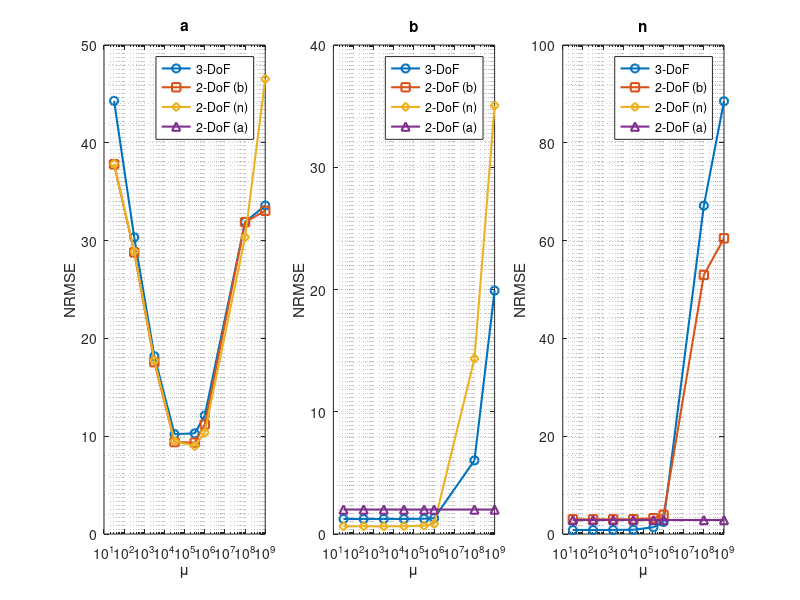
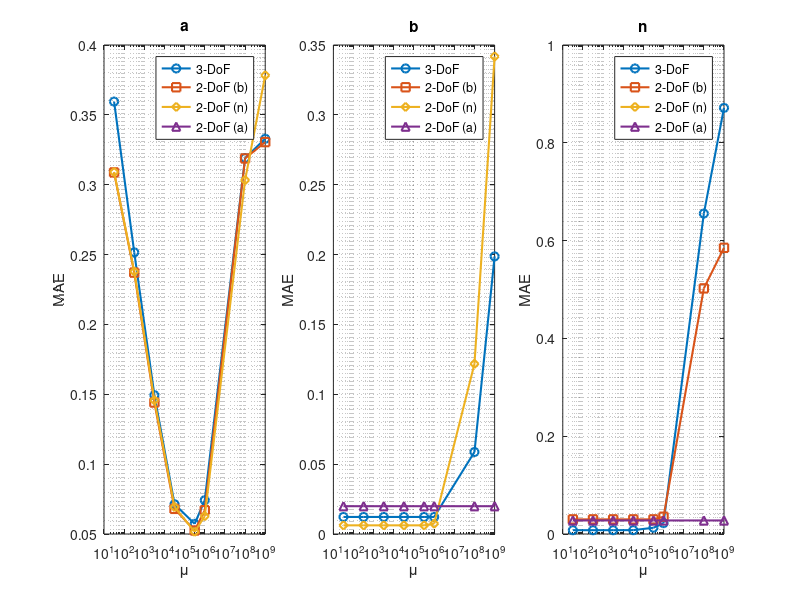

MATLAB code to generate these figures, in order:
list_mu_a  = 10.^[1.5, 2.5 3.5 4.5 5.5 6 8 9];

%% MIDDLE REGULARIZATION (10^3)
% NRMSE 
list_nrmse_a_3dof  = 100*[0.4441, 0.3055, 0.1854, 0.1042, 0.1886, 0.1088, 0.2756, 0.6066];
list_nrmse_a_2dofa = nan(size(list_mu_a)); % a is fixed
list_nrmse_a_2dofb = 100*[0.3788, 0.2894, 0.1784, 0.0956, 0.1963, 0.1014, 0.2717, 0.3673];
list_nrmse_a_2dofn = 100*[0.3789, 0.2895, 0.1785, 0.0957, 0.1316, 0.1008, 0.2627, 0.3333];

list_nrmse_b_3dof  = 100*[0.0122, 0.0122, 0.0122, 0.0122, 0.0379, 0.0122, 0.1695, 0.1793];
list_nrmse_b_2dofa = 100*[0.0199, 0.0199, 0.0199, 0.0199, 0.0331, 0.0199, 0.0199, 0.0199];
list_nrmse_b_2dofb = nan(size(list_mu_a)); % a is fixed
list_nrmse_b_2dofn = 100*[0.0062, 0.0062, 0.0062, 0.0062, 0.0393, 0.0062, 0.1938, 0.3150];

list_nrmse_n_3dof  = 100*[0.0078, 0.0078, 0.0078, 0.0078, 0.1243, 0.0083, 0.8029, 0.8885];
list_nrmse_n_2dofa = 100*[0.0278, 0.0278, 0.0278, 0.0278, 0.0522, 0.0278, 0.0278, 0.0278];
list_nrmse_n_2dofb = 100*[0.0299, 0.0299, 0.0299, 0.0299, 0.1288, 0.0301, 0.4152, 0.5443];
list_nrmse_n_2dofn = nan(size(list_mu_a)); % a is fixed

% MAE
list_mae_a_3dof  = 100*[0.3606, 0.2536, 0.1528, 0.0745, 0.1729, 0.0672, 0.2743, 0.4884];
list_mae_a_2dofa = nan(size(list_mu_a)); % a is fixed
list_mae_a_2dofb = 100*[0.3095, 0.2385, 0.1465, 0.0703, 0.1838, 0.0634, 0.2704, 0.3323];
list_mae_a_2dofn = 100*[0.3095, 0.2386, 0.1467, 0.0704, 0.0925, 0.0636, 0.2609, 0.3333];

list_mae_b_3dof  = 100*[0.0122, 0.0122, 0.0122, 0.0122, 0.0285, 0.0122, 0.1694, 0.1791];
list_mae_b_2dofa = 100*[0.0199, 0.0199, 0.0199, 0.0199, 0.0281, 0.0199, 0.0199, 0.0199];
list_mae_b_2dofb = nan(size(list_mu_a)); % b is fixed
list_mae_b_2dofn = 100*[0.0062, 0.0062, 0.0062, 0.0062, 0.0320, 0.0062, 0.1936, 0.3150];

list_mae_n_3dof  = 100*[0.0078, 0.0078, 0.0078, 0.0078, 0.0975, 0.0078, 0.8021, 0.8873];
list_mae_n_2dofa = 100*[0.0277, 0.0277, 0.0277, 0.0277, 0.0427, 0.0277, 0.0277, 0.0277];
list_mae_n_2dofb = 100*[0.0299, 0.0299, 0.0299, 0.0299, 0.1081, 0.0299, 0.4134, 0.5422];
list_mae_n_2dofn = nan(size(list_mu_a)); % n is fixed

%% LOW REGULARIZATION (10^0.5)

list_mu_a = 10.^[1.5, 2.5, 3.5, 4.5, 5.5, 6, 8, 9];

% MAE
% ---- Parameter a ----
list_mae_a_3dof  = 100*[1.3264, 0.7947, 0.3497, 0.1411, 0.1729, 0.2555, 0.3316, 0.3443];
list_mae_a_2dofa = nan(size(list_mu_a));
list_mae_a_2dofb = 100*[0.3708, 0.2519, 0.1496, 0.1212, 0.1838, 0.2544, 0.3319, 0.3254];
list_mae_a_2dofn = 100*[0.3097, 0.2213, 0.1166, 0.0782, 0.0925, 0.1297, 0.3260, 0.3292];
% ---- Parameter b ----
list_mae_b_3dof  = 100*[0.1088, 0.0901, 0.0609, 0.0385, 0.0285, 0.0266, 0.1275, 0.1749];
list_mae_b_2dofa = 100*[0.0281, 0.0281, 0.0281, 0.0281, 0.0281, 0.0281, 0.0281, 0.0281];
list_mae_b_2dofb = nan(size(list_mu_a));
list_mae_b_2dofn = 100*[0.0256, 0.0256, 0.0259, 0.0261, 0.0320, 0.0422, 0.0976, 0.3418];
% ---- Parameter n ----
list_mae_n_3dof  = 100*[0.4952, 0.3769, 0.2267, 0.1070, 0.0975, 0.1470, 0.6631, 0.8802];
list_mae_n_2dofa = 100*[0.0427, 0.0427, 0.0427, 0.0427, 0.0427, 0.0427, 0.0427, 0.0427];
list_mae_n_2dofb = 100*[0.1017, 0.0940, 0.0857, 0.0818, 0.1081, 0.1408, 0.5632, 0.5778];
list_mae_n_2dofn = nan(size(list_mu_a));

% NRMSE
% ---- Parameter a ----
list_nrmse_a_3dof  = 100*[2.1295, 1.1087, 0.4230, 0.1676, 0.1886, 0.2581, 0.3319, 0.4145];
list_nrmse_a_2dofa = nan(size(list_mu_a));
list_nrmse_a_2dofb = 100*[0.4793, 0.3138, 0.1895, 0.1583, 0.1963, 0.2570, 0.3320, 0.3320];
list_nrmse_a_2dofn = 100*[0.3836, 0.2733, 0.1437, 0.1080, 0.1316, 0.1562, 0.3260, 0.3923];
% ---- Parameter b ----
list_nrmse_b_3dof  = 100*[0.1397, 0.1195, 0.0857, 0.0557, 0.0379, 0.0359, 0.1327, 0.1775];
list_nrmse_b_2dofa = 100*[0.0331, 0.0331, 0.0331, 0.0331, 0.0331, 0.0331, 0.0331, 0.0331];
list_nrmse_b_2dofb = nan(size(list_mu_a));
list_nrmse_b_2dofn = 100*[0.0336, 0.0333, 0.0331, 0.0335, 0.0393, 0.0510, 0.1137, 0.3606];
% ---- Parameter n ----
list_nrmse_n_3dof  = 100*[0.6294, 0.4947, 0.2914, 0.1415, 0.1243, 0.1808, 0.7075, 0.9125];
list_nrmse_n_2dofa = 100*[0.0522, 0.0522, 0.0522, 0.0522, 0.0522, 0.0522, 0.0522, 0.0522];
list_nrmse_n_2dofb = 100*[0.1309, 0.1193, 0.1079, 0.1004, 0.1288, 0.1673, 0.5996, 0.6135];
list_nrmse_n_2dofn = nan(size(list_mu_a));


%% LOW-MIDDLE REGULARIZATION (10^2)
list_mu_a = 10.^[1.5, 2.5, 3.5, 4.5, 5.5, 6, 8, 9];
% MAE
list_mae_a_3dof  = [0.3595, 0.2516, 0.1494, 0.0713, 0.0573, 0.0742, 0.3191, 0.3329];
list_mae_a_2dofa = nan(size(list_mu_a));
list_mae_a_2dofb = [0.3088, 0.2371, 0.1441, 0.0680, 0.0525, 0.0670, 0.3188, 0.3305];
list_mae_a_2dofn = [0.3091, 0.2379, 0.1457, 0.0693, 0.0516, 0.0628, 0.3033, 0.3783];

list_mae_b_3dof  = [0.0122, 0.0122, 0.0122, 0.0122, 0.0122, 0.0122, 0.0587, 0.1987];
list_mae_b_2dofa = [0.0199, 0.0199, 0.0199, 0.0199, 0.0199, 0.0199, 0.0199, 0.0199];
list_mae_b_2dofb = nan(size(list_mu_a));
list_mae_b_2dofn = [0.0062, 0.0062, 0.0062, 0.0062, 0.0062, 0.0074, 0.1218, 0.3418];

list_mae_n_3dof  = [0.0078, 0.0078, 0.0078, 0.0079, 0.0128, 0.0222, 0.6553, 0.8714];
list_mae_n_2dofa = [0.0277, 0.0277, 0.0277, 0.0277, 0.0277, 0.0277, 0.0277, 0.0277];
list_mae_n_2dofb = [0.0299, 0.0299, 0.0299, 0.0299, 0.0299, 0.0353, 0.5023, 0.5852];
list_mae_n_2dofn = nan(size(list_mu_a));

% NRMSE (%)
list_nrmse_a_3dof  = 100*[0.4429, 0.3034, 0.1818, 0.1021, 0.1029, 0.1212, 0.3191, 0.3359];
list_nrmse_a_2dofa = nan(size(list_mu_a));
list_nrmse_a_2dofb = 100*[0.3781, 0.2880, 0.1757, 0.0940, 0.0934, 0.1120, 0.3189, 0.3305];
list_nrmse_a_2dofn = 100*[0.3785, 0.2889, 0.1774, 0.0949, 0.0899, 0.1036, 0.3035, 0.4652];

list_nrmse_b_3dof  = 100*[0.0123, 0.0123, 0.0123, 0.0123, 0.0125, 0.0129, 0.0602, 0.1991];
list_nrmse_b_2dofa = 100*[0.0200, 0.0200, 0.0200, 0.0200, 0.0200, 0.0200, 0.0200, 0.0200];
list_nrmse_b_2dofb = nan(size(list_mu_a));
list_nrmse_b_2dofn = 100*[0.0063, 0.0063, 0.0063, 0.0064, 0.0068, 0.0082, 0.1435, 0.3505];

list_nrmse_n_3dof  = 100*[0.0082, 0.0082, 0.0083, 0.0087, 0.0138, 0.0245, 0.6714, 0.8850];
list_nrmse_n_2dofa = 100*[0.0286, 0.0286, 0.0286, 0.0286, 0.0286, 0.0286, 0.0286, 0.0286];
list_nrmse_n_2dofb = 100*[0.0300, 0.0300, 0.0301, 0.0302, 0.0323, 0.0392, 0.5297, 0.6047];
list_nrmse_n_2dofn = nan(size(list_mu_a));

%%
figure;
set(gcf, 'Units', 'pixels', 'Position', [50, 100, 900, 300]); % [x, y, width, height]


% --------- Plot 1: Parameter a ----------
subplot(1,3,1);
semilogx(list_mu_a, list_nrmse_a_3dof, '-o', 'LineWidth', 1.5); hold on;
semilogx(list_mu_a, list_nrmse_a_2dofb, '-s', 'LineWidth', 1.5);
semilogx(list_mu_a, list_nrmse_a_2dofn, '-d', 'LineWidth', 1.5);
semilogx(list_mu_a, list_nrmse_a_2dofa, '-^', 'LineWidth', 1.5);
    
grid minor;
xlabel('\mu');
ylabel('NRMSE');
title('a');

legend({'3-DoF','2-DoF (b)','2-DoF (n)','2-DoF (a)'}, 'Location','best');

% --------- Plot 2: Parameter b ----------
subplot(1,3,2);
semilogx(list_mu_a, list_nrmse_b_3dof, '-o', 'LineWidth', 1.5); hold on;
semilogx(list_mu_a, list_nrmse_b_2dofb, '-s', 'LineWidth', 1.5);
semilogx(list_mu_a, list_nrmse_b_2dofn, '-d', 'LineWidth', 1.5);
semilogx(list_mu_a, list_nrmse_b_2dofa, '-^', 'LineWidth', 1.5);

grid minor;
xlabel('\mu');
ylabel('NRMSE');
title('b');

legend({'3-DoF','2-DoF (b)','2-DoF (n)','2-DoF (a)'}, 'Location','best');

% --------- Plot 3: Parameter n ----------
subplot(1,3,3);
semilogx(list_mu_a, list_nrmse_n_3dof, '-o', 'LineWidth', 1.5); hold on;
semilogx(list_mu_a, list_nrmse_n_2dofb, '-s', 'LineWidth', 1.5);
semilogx(list_mu_a, list_nrmse_n_2dofn, '-d', 'LineWidth', 1.5);
semilogx(list_mu_a, list_nrmse_n_2dofa, '-^', 'LineWidth', 1.5);

grid minor;
xlabel('\mu');
ylabel('NRMSE');
title('n');

legend({'3-DoF','2-DoF (b)','2-DoF (n)','2-DoF (a)'}, 'Location','best');

% --------- Global formatting ----------
set(gcf, 'Color', 'w'); % white background

%
figure;
set(gcf, 'Units', 'pixels', 'Position', [50, 100, 900, 300]); % [x, y, width, height]

% --------- Plot 1: Parameter a ----------
subplot(1,3,1);
semilogx(list_mu_a, list_mae_a_3dof,  '-o', 'LineWidth', 1.5); hold on;
semilogx(list_mu_a, list_mae_a_2dofb, '-s', 'LineWidth', 1.5);
semilogx(list_mu_a, list_mae_a_2dofn, '-d', 'LineWidth', 1.5);
semilogx(list_mu_a, list_mae_a_2dofa, '-^', 'LineWidth', 1.5);

grid minor;
xlabel('\mu');
ylabel('MAE');
title('a');

legend({'3-DoF','2-DoF (b)','2-DoF (n)','2-DoF (a)'}, 'Location','best');

% --------- Plot 2: Parameter b ----------
subplot(1,3,2);
semilogx(list_mu_a, list_mae_b_3dof,  '-o', 'LineWidth', 1.5); hold on;
semilogx(list_mu_a, list_mae_b_2dofb, '-s', 'LineWidth', 1.5);
semilogx(list_mu_a, list_mae_b_2dofn, '-d', 'LineWidth', 1.5);
semilogx(list_mu_a, list_mae_b_2dofa, '-^', 'LineWidth', 1.5);

grid minor;
xlabel('\mu');
ylabel('MAE');
title('b');

legend({'3-DoF','2-DoF (b)','2-DoF (n)','2-DoF (a)'}, 'Location','best');

% --------- Plot 3: Parameter n ----------
subplot(1,3,3);
semilogx(list_mu_a, list_mae_n_3dof,  '-o', 'LineWidth', 1.5); hold on;
semilogx(list_mu_a, list_mae_n_2dofb, '-s', 'LineWidth', 1.5);
semilogx(list_mu_a, list_mae_n_2dofn, '-d', 'LineWidth', 1.5);
semilogx(list_mu_a, list_mae_n_2dofa, '-^', 'LineWidth', 1.5);

grid minor;
xlabel('\mu');
ylabel('MAE');
title('n');

legend({'3-DoF','2-DoF (b)','2-DoF (n)','2-DoF (a)'}, 'Location','best');

% --------- Global formatting ----------
set(gcf, 'Color', 'w'); % white background
